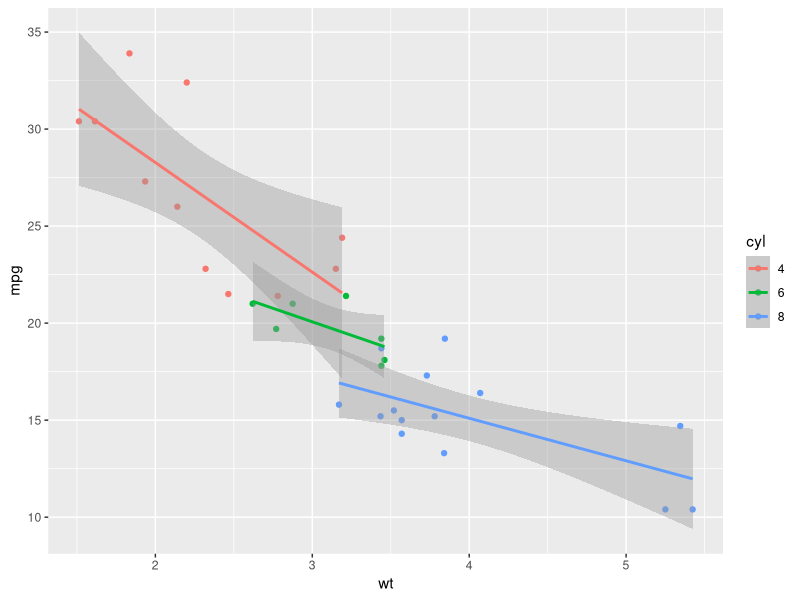
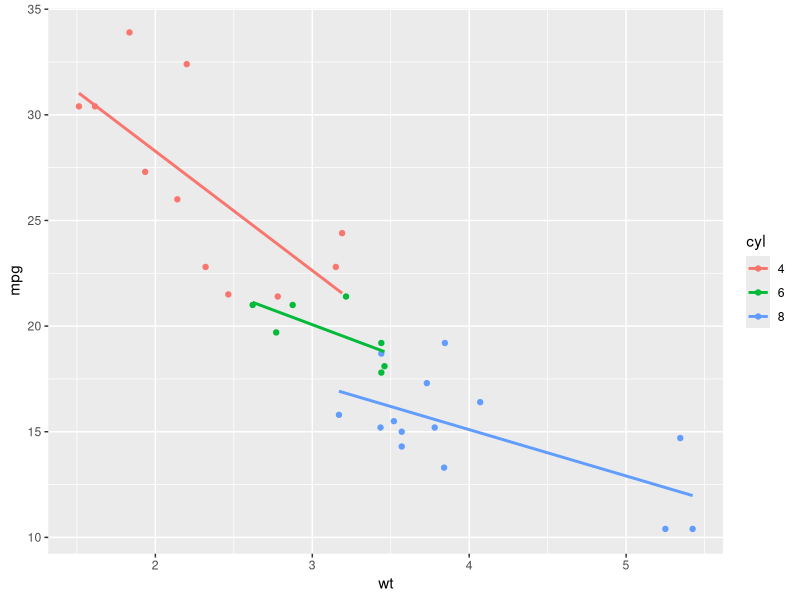
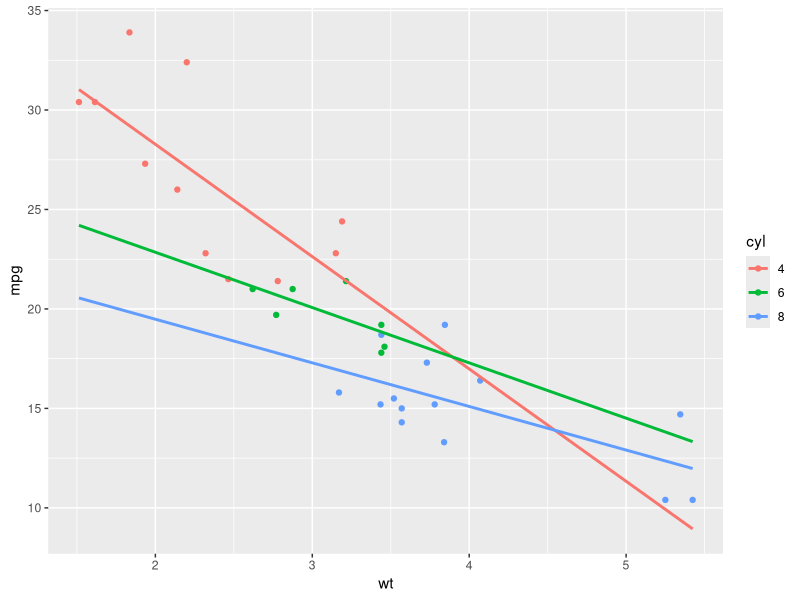
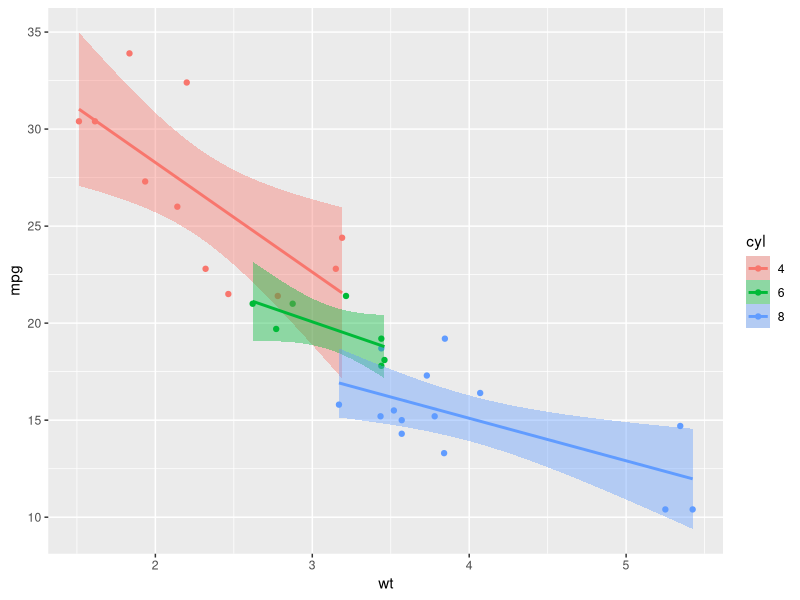
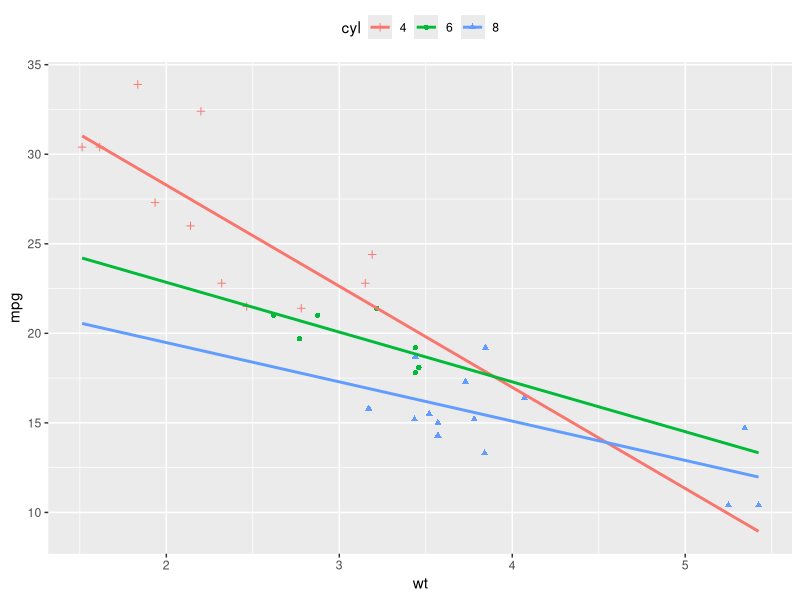
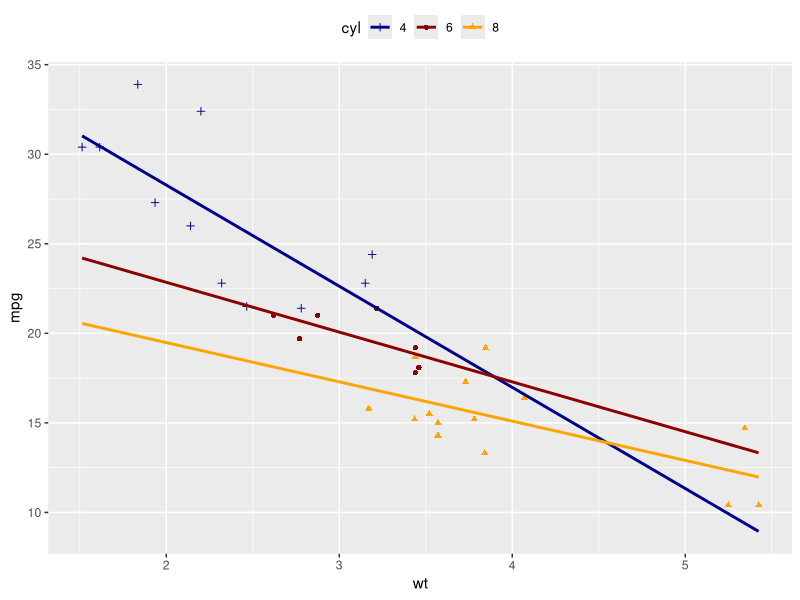
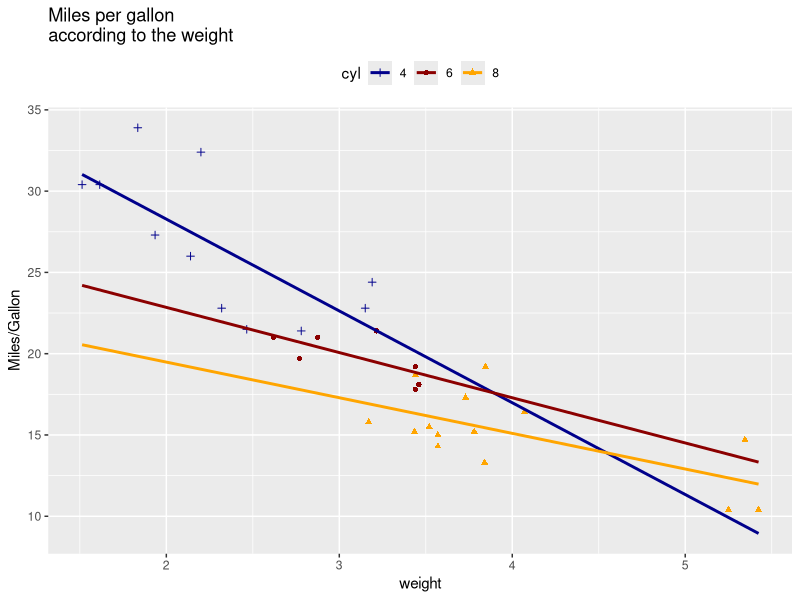
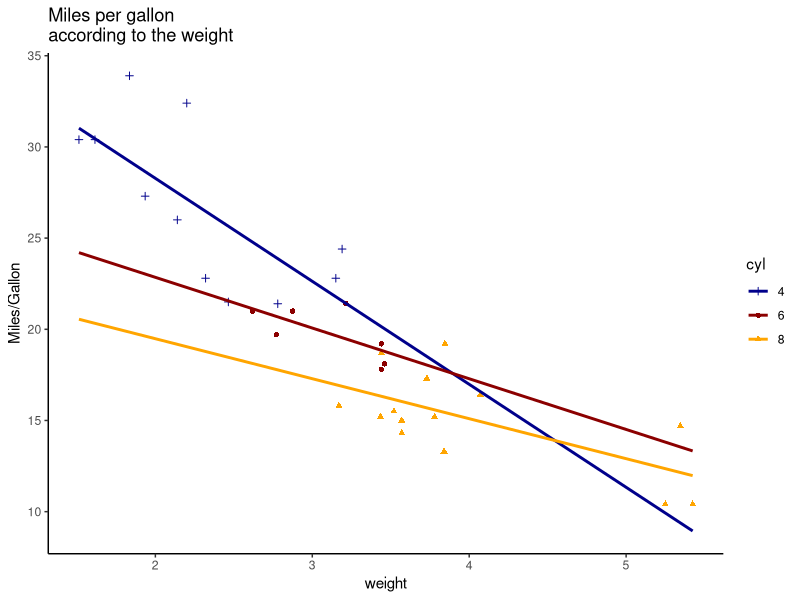

The R source for these figures, in order:
library(ggplot2)
dataset = mtcars
# converting cyl column from a numeric to a factor variable
dataset$cyl = as.factor(dataset$cyl)

#adding regression lines based on multiple groups
ggplot(dataset, aes(x=wt, y=mpg, color=cyl))+
geom_point()+
  geom_smooth(method = lm)

#Removing the confidence intervals
ggplot(dataset, aes(x=wt, y=mpg, color=cyl))+
  geom_point()+
  geom_smooth(method = lm, se = FALSE)
#Extending the regression lines
ggplot(dataset, aes(x=wt, y=mpg, color=cyl))+
  geom_point()+
  geom_smooth(method = lm, se = FALSE, fullrange=TRUE)
#Filling the color of confidence bands
ggplot(dataset, aes(x=wt, y=mpg, color=cyl))+
  geom_point()+
  geom_smooth(method = lm, aes(fill=cyl))

#Changing point shapes manually
ggplot(dataset, aes(x=wt, y=mpg, color=cyl, shape=cyl))+
  geom_point()+
  geom_smooth(method = lm, se=FALSE, fullrange=TRUE)+
  scale_shape_manual(values=c(3,16,17))+
  theme(legend.position = "top")

#Changing point color manually
ggplot(dataset, aes(x=wt, y=mpg, color=cyl, shape=cyl))+
  geom_point()+
  geom_smooth(method = lm, se=FALSE, fullrange=TRUE)+
  scale_shape_manual(values=c(3,16,17))+ scale_color_manual(values=c('darkblue', 'darkred', 'orange'))+
  theme(legend.position = "top")
  
#Customize scatter plots
ggplot(dataset, aes(x=wt, y=mpg, color=cyl, shape=cyl))+
  geom_point()+
  geom_smooth(method = lm, se=FALSE, fullrange=TRUE)+
  scale_shape_manual(values=c(3,16,17))+ scale_color_manual(values=c('darkblue', 'darkred', 'orange'))+
  labs(title= "Miles per gallon \naccording to the weight" ,
       x="weight", y= "Miles/Gallon")+
  theme(legend.position = "top")

#customizing themes
plot = ggplot(dataset, aes(x=wt, y=mpg, color=cyl, shape=cyl))+
  geom_point()+
  geom_smooth(method = lm, se=FALSE, fullrange=TRUE)+
  scale_shape_manual(values=c(3,16,17))+ scale_color_manual(values=c('darkblue', 'darkred', 'orange'))+
  labs(title= "Miles per gallon \naccording to the weight" ,
       x="weight", y= "Miles/Gallon")+
  theme(legend.position = "top")

plot + theme_classic()
plot + theme_minimal()
